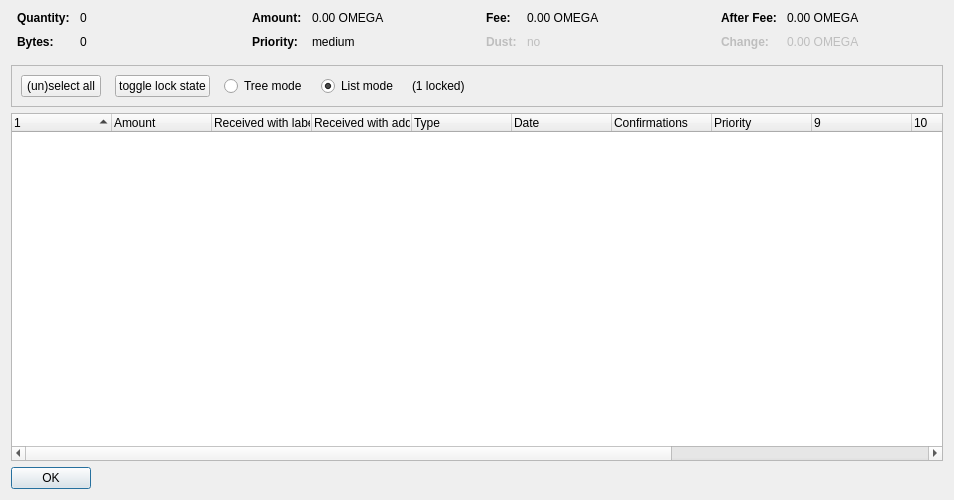
<?xml version="1.0" encoding="UTF-8"?>
<ui version="4.0">
 <class>CoinControlDialog</class>
 <widget class="QDialog" name="CoinControlDialog">
  <property name="geometry">
   <rect>
    <x>0</x>
    <y>0</y>
    <width>954</width>
    <height>500</height>
   </rect>
  </property>
  <property name="windowTitle">
   <string>Coin Selection</string>
  </property>
  <layout class="QVBoxLayout" name="verticalLayout">
   <item>
    <layout class="QHBoxLayout" name="horizontalLayoutTop" stretch="0,0,0,0">
     <property name="topMargin">
      <number>0</number>
     </property>
     <property name="bottomMargin">
      <number>10</number>
     </property>
     <item>
      <layout class="QFormLayout" name="formLayoutCoinControl1">
       <property name="horizontalSpacing">
        <number>10</number>
       </property>
       <property name="verticalSpacing">
        <number>10</number>
       </property>
       <property name="leftMargin">
        <number>6</number>
       </property>
       <property name="rightMargin">
        <number>6</number>
       </property>
       <item row="0" column="0">
        <widget class="QLabel" name="labelCoinControlQuantityText">
         <property name="font">
          <font>
           <weight>75</weight>
           <bold>true</bold>
          </font>
         </property>
         <property name="text">
          <string>Quantity:</string>
         </property>
        </widget>
       </item>
       <item row="0" column="1">
        <widget class="QLabel" name="labelCoinControlQuantity">
         <property name="cursor">
          <cursorShape>IBeamCursor</cursorShape>
         </property>
         <property name="contextMenuPolicy">
          <enum>Qt::ActionsContextMenu</enum>
         </property>
         <property name="text">
          <string notr="true">0</string>
         </property>
         <property name="textInteractionFlags">
          <set>Qt::LinksAccessibleByMouse|Qt::TextSelectableByKeyboard|Qt::TextSelectableByMouse</set>
         </property>
        </widget>
       </item>
       <item row="1" column="0">
        <widget class="QLabel" name="labelCoinControlBytesText">
         <property name="font">
          <font>
           <weight>75</weight>
           <bold>true</bold>
          </font>
         </property>
         <property name="text">
          <string>Bytes:</string>
         </property>
        </widget>
       </item>
       <item row="1" column="1">
        <widget class="QLabel" name="labelCoinControlBytes">
         <property name="cursor">
          <cursorShape>IBeamCursor</cursorShape>
         </property>
         <property name="contextMenuPolicy">
          <enum>Qt::ActionsContextMenu</enum>
         </property>
         <property name="text">
          <string notr="true">0</string>
         </property>
         <property name="textInteractionFlags">
          <set>Qt::LinksAccessibleByMouse|Qt::TextSelectableByKeyboard|Qt::TextSelectableByMouse</set>
         </property>
        </widget>
       </item>
      </layout>
     </item>
     <item>
      <layout class="QFormLayout" name="formLayoutCoinControl2">
       <property name="horizontalSpacing">
        <number>10</number>
       </property>
       <property name="verticalSpacing">
        <number>10</number>
       </property>
       <property name="leftMargin">
        <number>6</number>
       </property>
       <property name="rightMargin">
        <number>6</number>
       </property>
       <item row="0" column="0">
        <widget class="QLabel" name="labelCoinControlAmountText">
         <property name="font">
          <font>
           <weight>75</weight>
           <bold>true</bold>
          </font>
         </property>
         <property name="text">
          <string>Amount:</string>
         </property>
        </widget>
       </item>
       <item row="0" column="1">
        <widget class="QLabel" name="labelCoinControlAmount">
         <property name="cursor">
          <cursorShape>IBeamCursor</cursorShape>
         </property>
         <property name="contextMenuPolicy">
          <enum>Qt::ActionsContextMenu</enum>
         </property>
         <property name="text">
          <string notr="true">0.00 OMEGA</string>
         </property>
         <property name="textInteractionFlags">
          <set>Qt::LinksAccessibleByMouse|Qt::TextSelectableByKeyboard|Qt::TextSelectableByMouse</set>
         </property>
        </widget>
       </item>
       <item row="1" column="0">
        <widget class="QLabel" name="labelCoinControlPriorityText">
         <property name="font">
          <font>
           <weight>75</weight>
           <bold>true</bold>
          </font>
         </property>
         <property name="text">
          <string>Priority:</string>
         </property>
        </widget>
       </item>
       <item row="1" column="1">
        <widget class="QLabel" name="labelCoinControlPriority">
         <property name="cursor">
          <cursorShape>IBeamCursor</cursorShape>
         </property>
         <property name="contextMenuPolicy">
          <enum>Qt::ActionsContextMenu</enum>
         </property>
         <property name="text">
          <string>medium</string>
         </property>
         <property name="textInteractionFlags">
          <set>Qt::LinksAccessibleByMouse|Qt::TextSelectableByKeyboard|Qt::TextSelectableByMouse</set>
         </property>
        </widget>
       </item>
      </layout>
     </item>
     <item>
      <layout class="QFormLayout" name="formLayoutCoinControl3">
       <property name="horizontalSpacing">
        <number>10</number>
       </property>
       <property name="verticalSpacing">
        <number>10</number>
       </property>
       <property name="leftMargin">
        <number>6</number>
       </property>
       <property name="rightMargin">
        <number>6</number>
       </property>
       <item row="0" column="0">
        <widget class="QLabel" name="labelCoinControlFeeText">
         <property name="font">
          <font>
           <weight>75</weight>
           <bold>true</bold>
          </font>
         </property>
         <property name="text">
          <string>Fee:</string>
         </property>
        </widget>
       </item>
       <item row="0" column="1">
        <widget class="QLabel" name="labelCoinControlFee">
         <property name="cursor">
          <cursorShape>IBeamCursor</cursorShape>
         </property>
         <property name="contextMenuPolicy">
          <enum>Qt::ActionsContextMenu</enum>
         </property>
         <property name="text">
          <string notr="true">0.00 OMEGA</string>
         </property>
         <property name="textInteractionFlags">
          <set>Qt::LinksAccessibleByMouse|Qt::TextSelectableByKeyboard|Qt::TextSelectableByMouse</set>
         </property>
        </widget>
       </item>
       <item row="1" column="0">
        <widget class="QLabel" name="labelCoinControlLowOutputText">
         <property name="enabled">
          <bool>false</bool>
         </property>
         <property name="font">
          <font>
           <weight>75</weight>
           <bold>true</bold>
          </font>
         </property>
         <property name="text">
          <string>Dust:</string>
         </property>
        </widget>
       </item>
       <item row="1" column="1">
        <widget class="QLabel" name="labelCoinControlLowOutput">
         <property name="enabled">
          <bool>false</bool>
         </property>
         <property name="cursor">
          <cursorShape>IBeamCursor</cursorShape>
         </property>
         <property name="contextMenuPolicy">
          <enum>Qt::ActionsContextMenu</enum>
         </property>
         <property name="text">
          <string>no</string>
         </property>
         <property name="textInteractionFlags">
          <set>Qt::LinksAccessibleByMouse|Qt::TextSelectableByKeyboard|Qt::TextSelectableByMouse</set>
         </property>
        </widget>
       </item>
      </layout>
     </item>
     <item>
      <layout class="QFormLayout" name="formLayoutCoinControl4">
       <property name="horizontalSpacing">
        <number>10</number>
       </property>
       <property name="verticalSpacing">
        <number>10</number>
       </property>
       <property name="leftMargin">
        <number>6</number>
       </property>
       <property name="rightMargin">
        <number>6</number>
       </property>
       <item row="0" column="0">
        <widget class="QLabel" name="labelCoinControlAfterFeeText">
         <property name="font">
          <font>
           <weight>75</weight>
           <bold>true</bold>
          </font>
         </property>
         <property name="text">
          <string>After Fee:</string>
         </property>
        </widget>
       </item>
       <item row="0" column="1">
        <widget class="QLabel" name="labelCoinControlAfterFee">
         <property name="cursor">
          <cursorShape>IBeamCursor</cursorShape>
         </property>
         <property name="contextMenuPolicy">
          <enum>Qt::ActionsContextMenu</enum>
         </property>
         <property name="text">
          <string notr="true">0.00 OMEGA</string>
         </property>
         <property name="textInteractionFlags">
          <set>Qt::LinksAccessibleByMouse|Qt::TextSelectableByKeyboard|Qt::TextSelectableByMouse</set>
         </property>
        </widget>
       </item>
       <item row="1" column="0">
        <widget class="QLabel" name="labelCoinControlChangeText">
         <property name="enabled">
          <bool>false</bool>
         </property>
         <property name="font">
          <font>
           <weight>75</weight>
           <bold>true</bold>
          </font>
         </property>
         <property name="text">
          <string>Change:</string>
         </property>
        </widget>
       </item>
       <item row="1" column="1">
        <widget class="QLabel" name="labelCoinControlChange">
         <property name="enabled">
          <bool>false</bool>
         </property>
         <property name="cursor">
          <cursorShape>IBeamCursor</cursorShape>
         </property>
         <property name="contextMenuPolicy">
          <enum>Qt::ActionsContextMenu</enum>
         </property>
         <property name="text">
          <string notr="true">0.00 OMEGA</string>
         </property>
         <property name="textInteractionFlags">
          <set>Qt::LinksAccessibleByMouse|Qt::TextSelectableByKeyboard|Qt::TextSelectableByMouse</set>
         </property>
        </widget>
       </item>
      </layout>
     </item>
    </layout>
   </item>
   <item>
    <widget class="QFrame" name="frame">
     <property name="minimumSize">
      <size>
       <width>0</width>
       <height>40</height>
      </size>
     </property>
     <property name="frameShape">
      <enum>QFrame::StyledPanel</enum>
     </property>
     <property name="frameShadow">
      <enum>QFrame::Sunken</enum>
     </property>
     <layout class="QHBoxLayout" name="horizontalLayout">
      <item>
       <layout class="QHBoxLayout" name="horizontalLayoutPanel" stretch="0,0,0,0,0,0">
        <property name="spacing">
         <number>14</number>
        </property>
        <item>
         <widget class="QPushButton" name="pushButtonSelectAll">
          <property name="sizePolicy">
           <sizepolicy hsizetype="Maximum" vsizetype="Fixed">
            <horstretch>0</horstretch>
            <verstretch>0</verstretch>
           </sizepolicy>
          </property>
          <property name="text">
           <string>(un)select all</string>
          </property>
          <property name="autoDefault">
           <bool>false</bool>
          </property>
         </widget>
        </item>
        <item>
         <widget class="QPushButton" name="pushButtonToggleLock">
          <property name="sizePolicy">
           <sizepolicy hsizetype="Maximum" vsizetype="Fixed">
            <horstretch>0</horstretch>
            <verstretch>0</verstretch>
           </sizepolicy>
          </property>
          <property name="text">
           <string>toggle lock state</string>
          </property>
          <property name="autoDefault">
           <bool>false</bool>
          </property>
         </widget>
        </item>
        <item>
         <widget class="QRadioButton" name="radioTreeMode">
          <property name="sizePolicy">
           <sizepolicy hsizetype="Maximum" vsizetype="Fixed">
            <horstretch>0</horstretch>
            <verstretch>0</verstretch>
           </sizepolicy>
          </property>
          <property name="text">
           <string>Tree mode</string>
          </property>
         </widget>
        </item>
        <item>
         <widget class="QRadioButton" name="radioListMode">
          <property name="sizePolicy">
           <sizepolicy hsizetype="Maximum" vsizetype="Fixed">
            <horstretch>0</horstretch>
            <verstretch>0</verstretch>
           </sizepolicy>
          </property>
          <property name="text">
           <string>List mode</string>
          </property>
          <property name="checked">
           <bool>true</bool>
          </property>
         </widget>
        </item>
        <item>
         <widget class="QLabel" name="labelLocked">
          <property name="text">
           <string>(1 locked)</string>
          </property>
         </widget>
        </item>
        <item>
         <spacer name="horizontalSpacer">
          <property name="orientation">
           <enum>Qt::Horizontal</enum>
          </property>
          <property name="sizeHint" stdset="0">
           <size>
            <width>40</width>
            <height>20</height>
           </size>
          </property>
         </spacer>
        </item>
       </layout>
      </item>
     </layout>
    </widget>
   </item>
   <item>
    <widget class="CoinControlTreeWidget" name="treeWidget">
     <property name="contextMenuPolicy">
      <enum>Qt::CustomContextMenu</enum>
     </property>
     <property name="sortingEnabled">
      <bool>false</bool>
     </property>
     <property name="columnCount">
      <number>13</number>
     </property>
     <attribute name="headerShowSortIndicator" stdset="0">
      <bool>true</bool>
     </attribute>
     <attribute name="headerStretchLastSection">
      <bool>false</bool>
     </attribute>
     <column>
      <property name="text">
       <string/>
      </property>
     </column>
     <column>
      <property name="text">
       <string>Amount</string>
      </property>
     </column>
     <column>
      <property name="text">
       <string>Received with label</string>
      </property>
     </column>
     <column>
      <property name="text">
       <string>Received with address</string>
      </property>
     </column>
     <column>
      <property name="text">
	<string>Type</string>
      </property>
     </column>
     <column>
      <property name="text">	 
       <string>Date</string>
      </property>
     </column>
     <column>
      <property name="text">
       <string>Confirmations</string>
      </property>
      <property name="toolTip">
       <string>Confirmed</string>
      </property>
     </column>
     <column>
      <property name="text">
       <string>Priority</string>
      </property>
     </column>
     <column>
      <property name="text">
       <string/>
      </property>
     </column>
     <column>
      <property name="text">
       <string/>
      </property>
     </column>
     <column>
      <property name="text">
       <string/>
      </property>
     </column>
     <column>
      <property name="text">
       <string/>
      </property>
     </column>
     <column>
      <property name="text">
       <string/>
      </property>
     </column>
    </widget>
   </item>
   <item>
    <widget class="QDialogButtonBox" name="buttonBox">
     <property name="sizePolicy">
      <sizepolicy hsizetype="Maximum" vsizetype="Fixed">
       <horstretch>0</horstretch>
       <verstretch>0</verstretch>
      </sizepolicy>
     </property>
     <property name="orientation">
      <enum>Qt::Horizontal</enum>
     </property>
     <property name="standardButtons">
      <set>QDialogButtonBox::Ok</set>
     </property>
    </widget>
   </item>
  </layout>
 </widget>
 <customwidgets>
  <customwidget>
   <class>CoinControlTreeWidget</class>
   <extends>QTreeWidget</extends>
   <header>coincontroltreewidget.h</header>
  </customwidget>
 </customwidgets>
 <resources/>
 <connections/>
</ui>
